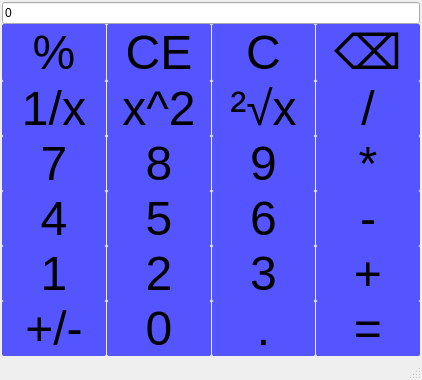
<?xml version="1.0" encoding="UTF-8"?>
<ui version="4.0">
 <class>MainWindow</class>
 <widget class="QMainWindow" name="MainWindow">
  <property name="geometry">
   <rect>
    <x>0</x>
    <y>0</y>
    <width>422</width>
    <height>317</height>
   </rect>
  </property>
  <property name="windowTitle">
   <string>MainWindow</string>
  </property>
  <widget class="QWidget" name="centralwidget">
   <layout class="QVBoxLayout" name="verticalLayout">
    <property name="spacing">
     <number>3</number>
    </property>
    <property name="leftMargin">
     <number>1</number>
    </property>
    <property name="topMargin">
     <number>1</number>
    </property>
    <property name="rightMargin">
     <number>1</number>
    </property>
    <property name="bottomMargin">
     <number>1</number>
    </property>
    <item>
     <layout class="QGridLayout" name="gridLayout_2">
      <property name="leftMargin">
       <number>1</number>
      </property>
      <property name="topMargin">
       <number>1</number>
      </property>
      <property name="rightMargin">
       <number>1</number>
      </property>
      <property name="bottomMargin">
       <number>1</number>
      </property>
      <property name="horizontalSpacing">
       <number>1</number>
      </property>
      <property name="verticalSpacing">
       <number>0</number>
      </property>
      <item row="1" column="1">
       <widget class="QPushButton" name="btnCE">
        <property name="sizePolicy">
         <sizepolicy hsizetype="Minimum" vsizetype="Minimum">
          <horstretch>0</horstretch>
          <verstretch>0</verstretch>
         </sizepolicy>
        </property>
        <property name="styleSheet">
         <string notr="true">QPushButton{
background-color:rgb(85, 85, 255);
font-size:36pt;
color:while;
border-radius:2px;
}</string>
        </property>
        <property name="text">
         <string>CE</string>
        </property>
       </widget>
      </item>
      <item row="3" column="3">
       <widget class="QPushButton" name="btnMul">
        <property name="sizePolicy">
         <sizepolicy hsizetype="Minimum" vsizetype="Minimum">
          <horstretch>0</horstretch>
          <verstretch>0</verstretch>
         </sizepolicy>
        </property>
        <property name="styleSheet">
         <string notr="true">QPushButton{
background-color:rgb(85, 85, 255);
font-size:36pt;
color:while;
border-radius:2px;
}</string>
        </property>
        <property name="text">
         <string>*</string>
        </property>
       </widget>
      </item>
      <item row="3" column="0">
       <widget class="QPushButton" name="btnNum7">
        <property name="sizePolicy">
         <sizepolicy hsizetype="Minimum" vsizetype="Minimum">
          <horstretch>0</horstretch>
          <verstretch>0</verstretch>
         </sizepolicy>
        </property>
        <property name="styleSheet">
         <string notr="true">QPushButton{
background-color:rgb(85, 85, 255);
font-size:36pt;
color:while;
border-radius:2px;
}</string>
        </property>
        <property name="text">
         <string>7</string>
        </property>
       </widget>
      </item>
      <item row="2" column="2">
       <widget class="QPushButton" name="btnSqrt">
        <property name="sizePolicy">
         <sizepolicy hsizetype="Minimum" vsizetype="Minimum">
          <horstretch>0</horstretch>
          <verstretch>0</verstretch>
         </sizepolicy>
        </property>
        <property name="styleSheet">
         <string notr="true">QPushButton{
background-color:rgb(85, 85, 255);
font-size:36pt;
color:while;
border-radius:2px;
}</string>
        </property>
        <property name="text">
         <string>²√x</string>
        </property>
       </widget>
      </item>
      <item row="5" column="1">
       <widget class="QPushButton" name="btnNum2">
        <property name="sizePolicy">
         <sizepolicy hsizetype="Minimum" vsizetype="Minimum">
          <horstretch>0</horstretch>
          <verstretch>0</verstretch>
         </sizepolicy>
        </property>
        <property name="styleSheet">
         <string notr="true">QPushButton{
background-color:rgb(85, 85, 255);
font-size:36pt;
color:while;
border-radius:2px;
}</string>
        </property>
        <property name="text">
         <string>2</string>
        </property>
       </widget>
      </item>
      <item row="1" column="2">
       <widget class="QPushButton" name="btnClear">
        <property name="sizePolicy">
         <sizepolicy hsizetype="Minimum" vsizetype="Minimum">
          <horstretch>0</horstretch>
          <verstretch>0</verstretch>
         </sizepolicy>
        </property>
        <property name="styleSheet">
         <string notr="true">QPushButton{
background-color:rgb(85, 85, 255);
font-size:36pt;
color:while;
border-radius:2px;
}</string>
        </property>
        <property name="text">
         <string>C</string>
        </property>
       </widget>
      </item>
      <item row="1" column="3">
       <widget class="QPushButton" name="btnBackspace">
        <property name="sizePolicy">
         <sizepolicy hsizetype="Minimum" vsizetype="Minimum">
          <horstretch>0</horstretch>
          <verstretch>0</verstretch>
         </sizepolicy>
        </property>
        <property name="styleSheet">
         <string notr="true">QPushButton{
background-color:rgb(85, 85, 255);
font-size:36pt;
color:while;
border-radius:2px;
}</string>
        </property>
        <property name="text">
         <string>⌫</string>
        </property>
       </widget>
      </item>
      <item row="4" column="2">
       <widget class="QPushButton" name="btnNum6">
        <property name="sizePolicy">
         <sizepolicy hsizetype="Minimum" vsizetype="Minimum">
          <horstretch>0</horstretch>
          <verstretch>0</verstretch>
         </sizepolicy>
        </property>
        <property name="styleSheet">
         <string notr="true">QPushButton{
background-color:rgb(85, 85, 255);
font-size:36pt;
color:while;
border-radius:2px;
}</string>
        </property>
        <property name="text">
         <string>6</string>
        </property>
       </widget>
      </item>
      <item row="4" column="3">
       <widget class="QPushButton" name="btnSub">
        <property name="sizePolicy">
         <sizepolicy hsizetype="Minimum" vsizetype="Minimum">
          <horstretch>0</horstretch>
          <verstretch>0</verstretch>
         </sizepolicy>
        </property>
        <property name="styleSheet">
         <string notr="true">QPushButton{
background-color:rgb(85, 85, 255);
font-size:36pt;
color:while;
border-radius:2px;
}</string>
        </property>
        <property name="text">
         <string>-</string>
        </property>
       </widget>
      </item>
      <item row="5" column="0">
       <widget class="QPushButton" name="btnNum1">
        <property name="sizePolicy">
         <sizepolicy hsizetype="Minimum" vsizetype="Minimum">
          <horstretch>0</horstretch>
          <verstretch>0</verstretch>
         </sizepolicy>
        </property>
        <property name="styleSheet">
         <string notr="true">QPushButton{
background-color:rgb(85, 85, 255);
font-size:36pt;
color:while;
border-radius:2px;
}</string>
        </property>
        <property name="text">
         <string>1</string>
        </property>
       </widget>
      </item>
      <item row="6" column="0">
       <widget class="QPushButton" name="btnNeg">
        <property name="sizePolicy">
         <sizepolicy hsizetype="Minimum" vsizetype="Minimum">
          <horstretch>0</horstretch>
          <verstretch>0</verstretch>
         </sizepolicy>
        </property>
        <property name="styleSheet">
         <string notr="true">QPushButton{
background-color:rgb(85, 85, 255);
font-size:36pt;
color:while;
border-radius:2px;
}</string>
        </property>
        <property name="text">
         <string>+/-</string>
        </property>
       </widget>
      </item>
      <item row="4" column="1">
       <widget class="QPushButton" name="btnNum5">
        <property name="sizePolicy">
         <sizepolicy hsizetype="Minimum" vsizetype="Minimum">
          <horstretch>0</horstretch>
          <verstretch>0</verstretch>
         </sizepolicy>
        </property>
        <property name="styleSheet">
         <string notr="true">QPushButton{
background-color:rgb(85, 85, 255);
font-size:36pt;
color:while;
border-radius:2px;
}</string>
        </property>
        <property name="text">
         <string>5</string>
        </property>
       </widget>
      </item>
      <item row="3" column="1">
       <widget class="QPushButton" name="btnNum8">
        <property name="sizePolicy">
         <sizepolicy hsizetype="Minimum" vsizetype="Minimum">
          <horstretch>0</horstretch>
          <verstretch>0</verstretch>
         </sizepolicy>
        </property>
        <property name="styleSheet">
         <string notr="true">QPushButton{
background-color:rgb(85, 85, 255);
font-size:36pt;
color:while;
border-radius:2px;
}</string>
        </property>
        <property name="text">
         <string>8</string>
        </property>
       </widget>
      </item>
      <item row="6" column="3">
       <widget class="QPushButton" name="btnEqual">
        <property name="sizePolicy">
         <sizepolicy hsizetype="Minimum" vsizetype="Minimum">
          <horstretch>0</horstretch>
          <verstretch>0</verstretch>
         </sizepolicy>
        </property>
        <property name="styleSheet">
         <string notr="true">QPushButton{
background-color:rgb(85, 85, 255);
font-size:36pt;
color:while;
border-radius:2px;
}</string>
        </property>
        <property name="text">
         <string>=</string>
        </property>
       </widget>
      </item>
      <item row="3" column="2">
       <widget class="QPushButton" name="btnNum9">
        <property name="sizePolicy">
         <sizepolicy hsizetype="Minimum" vsizetype="Minimum">
          <horstretch>0</horstretch>
          <verstretch>0</verstretch>
         </sizepolicy>
        </property>
        <property name="styleSheet">
         <string notr="true">QPushButton{
background-color:rgb(85, 85, 255);
font-size:36pt;
color:while;
border-radius:2px;
}</string>
        </property>
        <property name="text">
         <string>9</string>
        </property>
       </widget>
      </item>
      <item row="1" column="0">
       <widget class="QPushButton" name="btnPercent">
        <property name="sizePolicy">
         <sizepolicy hsizetype="Minimum" vsizetype="Minimum">
          <horstretch>0</horstretch>
          <verstretch>0</verstretch>
         </sizepolicy>
        </property>
        <property name="styleSheet">
         <string notr="true">QPushButton{
background-color:rgb(85, 85, 255);
font-size:36pt;
color:while;
border-radius:2px;
}</string>
        </property>
        <property name="text">
         <string>%</string>
        </property>
       </widget>
      </item>
      <item row="5" column="2">
       <widget class="QPushButton" name="btnNum3">
        <property name="sizePolicy">
         <sizepolicy hsizetype="Minimum" vsizetype="Minimum">
          <horstretch>0</horstretch>
          <verstretch>0</verstretch>
         </sizepolicy>
        </property>
        <property name="styleSheet">
         <string notr="true">QPushButton{
background-color:rgb(85, 85, 255);
font-size:36pt;
color:while;
border-radius:2px;
}</string>
        </property>
        <property name="text">
         <string>3</string>
        </property>
       </widget>
      </item>
      <item row="2" column="3">
       <widget class="QPushButton" name="btnDiv">
        <property name="sizePolicy">
         <sizepolicy hsizetype="Minimum" vsizetype="Minimum">
          <horstretch>0</horstretch>
          <verstretch>0</verstretch>
         </sizepolicy>
        </property>
        <property name="styleSheet">
         <string notr="true">QPushButton{
background-color:rgb(85, 85, 255);
font-size:36pt;
color:while;
border-radius:2px;
}</string>
        </property>
        <property name="text">
         <string>/</string>
        </property>
       </widget>
      </item>
      <item row="4" column="0">
       <widget class="QPushButton" name="btnNum4">
        <property name="sizePolicy">
         <sizepolicy hsizetype="Minimum" vsizetype="Minimum">
          <horstretch>0</horstretch>
          <verstretch>0</verstretch>
         </sizepolicy>
        </property>
        <property name="styleSheet">
         <string notr="true">QPushButton{
background-color:rgb(85, 85, 255);
font-size:36pt;
color:while;
border-radius:2px;
}</string>
        </property>
        <property name="text">
         <string>4</string>
        </property>
       </widget>
      </item>
      <item row="6" column="2">
       <widget class="QPushButton" name="btnDot">
        <property name="sizePolicy">
         <sizepolicy hsizetype="Minimum" vsizetype="Minimum">
          <horstretch>0</horstretch>
          <verstretch>0</verstretch>
         </sizepolicy>
        </property>
        <property name="styleSheet">
         <string notr="true">QPushButton{
background-color:rgb(85, 85, 255);
font-size:36pt;
color:while;
border-radius:2px;
}</string>
        </property>
        <property name="text">
         <string>.</string>
        </property>
       </widget>
      </item>
      <item row="2" column="0">
       <widget class="QPushButton" name="btnReciprocal">
        <property name="sizePolicy">
         <sizepolicy hsizetype="Minimum" vsizetype="Minimum">
          <horstretch>0</horstretch>
          <verstretch>0</verstretch>
         </sizepolicy>
        </property>
        <property name="styleSheet">
         <string notr="true">QPushButton{
background-color:rgb(85, 85, 255);
font-size:36pt;
color:while;
border-radius:2px;
}</string>
        </property>
        <property name="text">
         <string>1/x</string>
        </property>
       </widget>
      </item>
      <item row="5" column="3">
       <widget class="QPushButton" name="btnAdd">
        <property name="sizePolicy">
         <sizepolicy hsizetype="Minimum" vsizetype="Minimum">
          <horstretch>0</horstretch>
          <verstretch>0</verstretch>
         </sizepolicy>
        </property>
        <property name="styleSheet">
         <string notr="true">QPushButton{
background-color:rgb(85, 85, 255);
font-size:36pt;
color:while;
border-radius:2px;
}</string>
        </property>
        <property name="text">
         <string>+</string>
        </property>
       </widget>
      </item>
      <item row="6" column="1">
       <widget class="QPushButton" name="btnNum0">
        <property name="sizePolicy">
         <sizepolicy hsizetype="Minimum" vsizetype="Minimum">
          <horstretch>0</horstretch>
          <verstretch>0</verstretch>
         </sizepolicy>
        </property>
        <property name="styleSheet">
         <string notr="true">QPushButton{
background-color:rgb(85, 85, 255);
font-size:36pt;
color:while;
border-radius:2px;
}</string>
        </property>
        <property name="text">
         <string>0</string>
        </property>
       </widget>
      </item>
      <item row="2" column="1">
       <widget class="QPushButton" name="btnSquare">
        <property name="sizePolicy">
         <sizepolicy hsizetype="Minimum" vsizetype="Minimum">
          <horstretch>0</horstretch>
          <verstretch>0</verstretch>
         </sizepolicy>
        </property>
        <property name="styleSheet">
         <string notr="true">QPushButton{
background-color:rgb(85, 85, 255);
font-size:36pt;
color:while;
border-radius:2px;
}</string>
        </property>
        <property name="text">
         <string>x^2</string>
        </property>
       </widget>
      </item>
      <item row="0" column="0" colspan="4">
       <widget class="QLineEdit" name="labDisplay">
        <property name="sizePolicy">
         <sizepolicy hsizetype="Expanding" vsizetype="Preferred">
          <horstretch>0</horstretch>
          <verstretch>0</verstretch>
         </sizepolicy>
        </property>
        <property name="text">
         <string>0</string>
        </property>
       </widget>
      </item>
     </layout>
    </item>
   </layout>
  </widget>
  <widget class="QMenuBar" name="menubar">
   <property name="geometry">
    <rect>
     <x>0</x>
     <y>0</y>
     <width>422</width>
     <height>18</height>
    </rect>
   </property>
  </widget>
  <widget class="QStatusBar" name="statusbar"/>
 </widget>
 <resources/>
 <connections/>
</ui>
